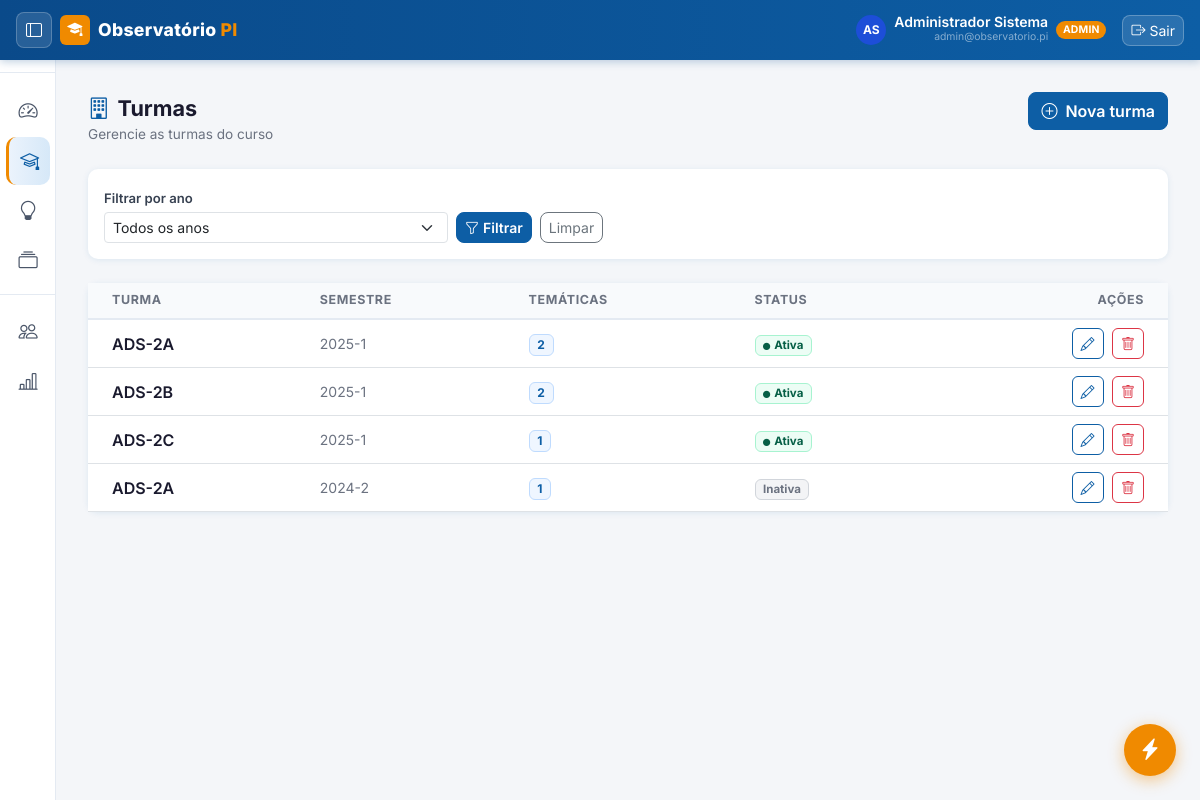
The page /turmas (signed in) on the database its author committed.
### observatorio_pi/app/models/user.py (models this page shows)
class User(Base):
    __tablename__ = "users"
    id           = Column(Integer, primary_key=True, index=True)
    nome         = Column(String, nullable=False)
    email        = Column(String, unique=True, index=True, nullable=False)
    senha_hash   = Column(String, nullable=False)
    tipo         = Column(String, default="ALUNO", nullable=False)
    ativo        = Column(Boolean, default=True, nullable=False)
    bio          = Column(Text, default="")          # apresentação pessoal
    linkedin     = Column(String, default="")        # URL LinkedIn
    github       = Column(String, default="")        # URL GitHub
    portfolio_url= Column(String, default="")        # site/portfolio pessoal
    area_interesse = Column(String, default="")      # ex: "Backend, IA, Mobile"
    cidade       = Column(String, default="")        # localização
    telefone     = Column(String, default="")        # contato para empresas
    foto_perfil  = Column(String, nullable=True, default=None)  # caminho relativo em static/

### observatorio_pi/app/models/project.py (models this page shows)
class Turma(Base):
    __tablename__ = "turmas"
    id        = Column(Integer, primary_key=True, index=True)
    nome      = Column(String, nullable=False)
    semestre  = Column(String, nullable=False)
    descricao = Column(Text, default="")
    ativa     = Column(Boolean, default=True, nullable=False)
    criado_em = Column(DateTime, default=lambda: datetime.now(timezone.utc))
    tematicas = relationship("Tematica", back_populates="turma", cascade="all, delete-orphan")

### observatorio_pi/app/main.py (the view)
@app.get("/turmas", response_class=HTMLResponse)
def listar_turmas(request: Request, ano: str = "", db: Session = Depends(get_db)):
    usuario = get_usuario_logado(request, db)
    if not usuario:
        return RedirectResponse(url="/", status_code=303)
    if usuario.tipo not in ("ADMIN", "COORDENADOR"):
        return RedirectResponse(url="/dashboard", status_code=303)
    todas_turmas = db.query(Turma).all()
    anos_disponiveis = sorted(
        set(t.semestre.split("-")[0] for t in todas_turmas if "-" in t.semestre),
        reverse=True,
    )
    query = db.query(Turma)
    if ano:
        query = query.filter(Turma.semestre.startswith(f"{ano}-"))
    turmas = query.order_by(Turma.semestre.desc(), Turma.nome).all()
    return templates.TemplateResponse("turmas.html", {
        "request": request, "usuario": usuario, "turmas": turmas,
        "anos_disponiveis": anos_disponiveis, "ano_selecionado": ano,
        "sucesso": request.query_params.get("sucesso"),
        "erro": request.query_params.get("erro"),
        "active_page": "turmas",
    })

### observatorio_pi/app/templates/turmas.html (shortened to what this page needs)
{% extends "base_auth.html" %}
{% block content %}
<div class="d-flex justify-content-between align-items-start mb-4">
    <div><div class="page-title"><i class="bi bi-building me-2" style="color:var(--senac-blue);"></i>Turmas</div><div class="page-subtitle">Gerencie as turmas do curso</div></div>
    <a href="/turmas/nova" class="btn btn-primary" style="border-radius:8px;"><i class="bi bi-plus-circle me-2"></i>Nova turma</a>
</div>
{% if anos_disponiveis %}
<div class="card p-3 mb-4">
    <form method="get" action="/turmas" class="row g-2 align-items-end">
        <div class="col-sm-4">
            <label class="form-label fw-semibold mb-1" style="font-size:.82rem;color:#374151;">Filtrar por ano</label>
            <select name="ano" class="form-select form-select-sm">
                <option value="">Todos os anos</option>
            </select>
        </div>
        <div class="col-sm-3 d-flex gap-2">
            <button type="submit" class="btn btn-primary btn-sm" style="border-radius:8px;"><i class="bi bi-funnel me-1"></i>Filtrar</button>
            <a href="/turmas" class="btn btn-outline-secondary btn-sm" style="border-radius:8px;">Limpar</a>
        </div>
    </form>
</div>
{% endif %}
<div class="card">
    <div class="table-responsive">
        <table class="table table-hover align-middle mb-0">
            <thead><tr><th class="ps-4">Turma</th><th>Semestre</th><th>Temáticas</th><th>Status</th><th class="text-end pe-4">Ações</th></tr></thead>
            <tbody>
                {% for t in turmas %}
                <tr>
                    <td class="ps-4 fw-semibold" style="color:#1a1a2e;">{{ t.nome }}</td>
                    <td class="small" style="color:#6b7280;">{{ t.semestre }}</td>
                    <td><span class="badge" style="background:#eff6ff;color:var(--senac-blue);border:1px solid #bfdbfe;">{{ t.tematicas|length }}</span></td>
                    <td>
                        {% if t.ativa %}
                        <span class="badge" style="background:#ecfdf5;color:#065f46;border:1px solid #a7f3d0;font-size:.72rem;"><i class="bi bi-circle-fill me-1" style="font-size:.45rem;"></i>Ativa</span>
                        {% else %}
                        <span class="badge" style="background:#f3f4f6;color:#6b7280;border:1px solid #d1d5db;font-size:.72rem;">Inativa</span>
                        {% endif %}
                    </td>
                    <td class="text-end pe-4">
                        <a href="/turmas/{{ t.id }}/editar" class="btn btn-outline-primary btn-sm me-1" style="border-radius:6px;"><i class="bi bi-pencil"></i></a>
                        <button class="btn btn-outline-danger btn-sm" style="border-radius:6px;" data-bs-toggle="modal" data-bs-target="#modalDel" data-id="{{ t.id }}" data-nome="{{ t.nome }}"><i class="bi bi-trash"></i></button>
                    </td>
                </tr>
                {% else %}
                <tr><td colspan="5" class="text-center py-5" style="color:#9aa5b4;"><i class="bi bi-building fs-2 d-block mb-2"></i>
                {% if ano_selecionado %}Nenhuma turma encontrada para o ano selecionado.{% else %}Nenhuma turma cadastrada{% endif %}
                </td></tr>
                {% endfor %}
            </tbody>
        </table>
    </div>
</div>
{% endblock %}

### observatorio_pi/app/templates/base_auth.html (shortened to what this page needs)
{% extends "base.html" %}
{% macro avatar(u, size=32) %}
{% if u.foto_perfil %}
<img src="/static/{{ u.foto_perfil }}"
     style="width:{{ size }}px;height:{{ size }}px;border-radius:50%;object-fit:cover;flex-shrink:0;"
     alt="{{ u.nome }}">
{% else %}
{% set cores_avatar = ['#0D5EA5','#7c3aed','#d97706','#065f46','#991b1b','#1d4ed8','#92400e','#166534'] %}
{% set cor = cores_avatar[(u.nome|length) % (cores_avatar|length)] %}
<div class="d-flex align-items-center justify-content-center fw-bold flex-shrink-0"
     style="width:{{ size }}px;height:{{ size }}px;border-radius:50%;background:{{ cor }};
            color:#fff;font-size:{{ (size * 0.4)|int }}px;">
    {{ u.nome[0].upper() }}{% if u.nome.split()|length > 1 %}{{ u.nome.split()[1][0].upper() }}{% endif %}
</div>
{% endif %}
{% endmacro %}
{% block body %}
<nav class="navbar navbar-senac navbar-expand-lg">
    <div class="container-fluid px-3">
        <button id="sidebarToggle"
                class="btn btn-sm d-none d-md-flex align-items-center justify-content-center me-2"
                title="Expandir/recolher menu"
                style="background:rgba(255,255,255,.12);color:#fff;border:1px solid rgba(255,255,255,.22);
                       border-radius:8px;width:36px;height:36px;flex-shrink:0;">
            <i class="bi bi-layout-sidebar" style="font-size:1rem;"></i>
        </button>
        <a class="navbar-brand d-flex align-items-center gap-2" href="/dashboard">
            <div style="background:var(--senac-orange);border-radius:6px;width:30px;height:30px;
                        display:flex;align-items:center;justify-content:center;">
                <i class="bi bi-mortarboard-fill text-white" style="font-size:.95rem;"></i>
            </div>
            <span>Observatório <span class="brand-dot">PI</span></span>
        </a>
        <div class="ms-auto d-flex align-items-center gap-3">
            <a href="{{ url_perfil(usuario) }}"
               class="text-decoration-none d-none d-sm-flex align-items-center gap-2"
               title="Meu perfil">
                {{ avatar(usuario, 30) }}
                <div class="text-end">
                    <div class="text-white small fw-semibold lh-1">{{ usuario.nome }}</div>
                    <div class="text-white-50" style="font-size:.65rem;">
                        {{ usuario.email[:28] }}{% if usuario.email|length > 28 %}…{% endif %}
                    </div>
                </div>
                <span class="badge rounded-pill"
                      style="background:var(--senac-orange);font-size:.65rem;font-weight:700;letter-spacing:.02em;">
                    {{ usuario.tipo }}
                </span>
            </a>
            <a href="/logout" class="btn btn-sm d-flex align-items-center gap-1"
               style="background:rgba(255,255,255,.12);color:#fff;
                      border:1px solid rgba(255,255,255,.25);border-radius:8px;">
                <i class="bi bi-box-arrow-right"></i>
                <span class="d-none d-sm-inline">Sair</span>
            </a>
        </div>
    </div>
</nav>
<div class="d-flex" style="min-height:calc(100vh - 60px);">
    <nav class="d-none d-md-flex flex-column sidebar collapsed" id="mainSidebar"
         style="background:#fff;border-right:1px solid #e4eaf2;padding-top:.75rem;">
        <div class="sidebar-section-label">
        </div>
        <ul class="nav flex-column px-1 mb-1">
            <li class="nav-item">
                <a class="nav-link {% if active_page == 'dashboard' %}active{% endif %}"
                   href="/dashboard" title="Dashboard">
                    <i class="bi bi-speedometer2 me-2"></i>
                </a>
            </li>
            {% if usuario.tipo in ('ADMIN','COORDENADOR') %}
            <li class="nav-item">
                <a class="nav-link {% if active_page == 'turmas' %}active{% endif %}"
                   href="/turmas" title="Turmas">
                    <i class="bi bi-mortarboard me-2"></i>
                </a>
            </li>
            {% endif %}
            <li class="nav-item">
                <a class="nav-link {% if active_page == 'tematicas' %}active{% endif %}"
                   href="/tematicas"
                   title="{% if usuario.tipo == 'ALUNO' %}Minhas Temáticas{% else %}Temáticas{% endif %}">
                    <i class="bi bi-lightbulb me-2"></i>
                </a>
            </li>
            <li class="nav-item">
                <a class="nav-link {% if active_page == 'portfolio' %}active{% endif %}"
                   href="/portfolio" title="Portfólio">
                    <i class="bi bi-collection me-2"></i>
                </a>
            </li>
        </ul>
        {% if usuario.tipo in ('ADMIN','COORDENADOR') %}
        <div class="sidebar-section-label mt-1">
        </div>
        <ul class="nav flex-column px-1 mb-1">
            {% if usuario.tipo == 'ADMIN' %}
            <li class="nav-item">
                <a class="nav-link {% if active_page == 'usuarios' %}active{% endif %}"
                   href="/usuarios" title="Usuários">
                    <i class="bi bi-people me-2"></i>
                </a>
            </li>
            {% endif %}
            <li class="nav-item">
                <a class="nav-link {% if active_page == 'relatorios' %}active{% endif %}"
                   href="/relatorios" title="Relatórios">
                    <i class="bi bi-bar-chart-line me-2"></i>
                </a>
            </li>
        </ul>
        {% endif %}
    </nav>
    <main class="main-content">
        {% block content %}{% endblock %}
    </main>
</div>
<div id="fabContainer">
    <button id="fabBtn" title="Ações rápidas">
        <i class="bi bi-lightning-charge-fill" id="fabIcon"></i>
    </button>
</div>
{% endblock %}

### observatorio_pi/app/templates/base.html (style rules this page uses)
:root { --senac-blue: #0D5EA5; --senac-blue-dark: #0A4A8A; --senac-blue-deeper: #083A6E; --senac-orange: #F08A00; --senac-orange-dark: #D47A00; --senac-orange-light:#FFF3DC; --senac-bg: #F4F6F9; --senac-sidebar-bg: #FFFFFF; --senac-card-shadow: 0 1px 6px rgba(13,94,165,.10); --senac-radius: 10px; }
*, *::before, *::after { box-sizing: border-box; }
body { font-family: 'Inter', system-ui, sans-serif; background-color: var(--senac-bg); color: #1a1a2e; }
.btn-primary { background-color: var(--senac-blue); border-color: var(--senac-blue); color: #fff; font-weight: 600; }
.btn-outline-primary { color: var(--senac-blue); border-color: var(--senac-blue); }
a { color: var(--senac-blue); }
.card { border: none; border-radius: var(--senac-radius); box-shadow: var(--senac-card-shadow); }
.navbar-senac { background: linear-gradient(90deg, var(--senac-blue-dark) 0%, var(--senac-blue) 100%); box-shadow: 0 2px 8px rgba(10,74,138,.25); min-height: 60px; }
.navbar-senac .navbar-brand { font-weight: 800; font-size: 1.1rem; letter-spacing: .3px; color: #fff !important; }
.navbar-senac .navbar-brand .brand-dot { color: var(--senac-orange); }
.sidebar { min-height: calc(100vh - 60px); background: var(--senac-sidebar-bg); border-right: 1px solid #e4eaf2; padding-top: 1.25rem; }
.sidebar .nav-link { color: #4a5568; border-radius: 8px; margin-bottom: 2px; padding: .5rem .9rem; font-size: .875rem; font-weight: 500; transition: background .15s, color .15s; display: flex; align-items: center; }
.sidebar .nav-link i { width: 20px; text-align: center; flex-shrink: 0; }
.sidebar .nav-link.active { background: linear-gradient(90deg, #EBF3FC 0%, #D6E8F8 100%); color: var(--senac-blue); font-weight: 600; border-left: 3px solid var(--senac-orange); padding-left: calc(.9rem - 3px); }
.sidebar-section-label { font-size: .68rem; font-weight: 700; text-transform: uppercase; letter-spacing: .08em; color: #9aa5b4; padding: .75rem .9rem .25rem; }
.main-content { padding: 2rem; }
.page-title { font-size: 1.35rem; font-weight: 700; color: #1a1a2e; }
.page-subtitle { font-size: .85rem; color: #6b7280; }
.table thead th { font-size: .78rem; font-weight: 700; text-transform: uppercase; letter-spacing: .05em; color: #6b7280; border-bottom: 2px solid #e4eaf2; background: #f8fafc; }

### observatorio_pi/app/templates/base_auth.html (style rules this page uses)
:root { --sidebar-expanded: 220px; --sidebar-collapsed: 56px; }
.sidebar { width: var(--sidebar-expanded); min-width: var(--sidebar-expanded); max-width: var(--sidebar-expanded); transition: width 240ms ease, min-width 240ms ease, max-width 240ms ease; overflow: hidden; flex-shrink: 0; }
.sidebar.collapsed { width: var(--sidebar-collapsed) !important; min-width: var(--sidebar-collapsed) !important; max-width: var(--sidebar-collapsed) !important; padding-left: 0 !important; padding-right: 0 !important; }
.sidebar.collapsed ul.nav { padding-left: 0 !important; padding-right: 0 !important; }
.sidebar.collapsed .sidebar-section-label { padding: .4rem 0; margin: 0; border-top: 1px solid #e4eaf2; }
.sidebar.collapsed .nav-link { display: flex !important; justify-content: center !important; align-items: center !important; width: var(--sidebar-collapsed) !important; padding: .6rem 0 !important; margin: 1px 0 !important; border-radius: 0 !important; position: relative; }
.sidebar.collapsed .nav-link:hover, .sidebar.collapsed .nav-link.active { border-radius: 10px !important; margin: 1px 6px !important; width: calc(var(--sidebar-collapsed) - 12px) !important; }
.sidebar.collapsed .nav-link i { margin: 0 !important; font-size: 1.2rem !important; width: auto !important; flex-shrink: 0; }
.main-content { flex: 1; min-width: 0; transition: none; }
#fabContainer { position: fixed; bottom: 24px; right: 24px; z-index: 1050; display: flex; flex-direction: column-reverse; align-items: flex-end; gap: 8px; }
#fabBtn { width: 52px; height: 52px; border-radius: 50%; background: var(--senac-orange); color: #fff; border: none; box-shadow: 0 4px 16px rgba(240,138,0,.45); display: flex; align-items: center; justify-content: center; font-size: 1.35rem; cursor: pointer; transition: background .15s, transform .15s, box-shadow .15s; flex-shrink: 0; }

### rows shown on the page
User: nome "A", nome.split "S", nome "Administrador Sistema", email "admin@observatorio.pi", tipo "ADMIN"
Turma: nome "ADS-2A", semestre "2025-1", tematicas|length "2", ativa True (drawn)
Turma: nome "ADS-2B", semestre "2025-1", tematicas|length "2", ativa True (drawn)
Turma: nome "ADS-2C", semestre "2025-1", tematicas|length "1", ativa True (drawn)
Turma: nome "ADS-2A", semestre "2024-2", tematicas|length "1", ativa "Inativa"
